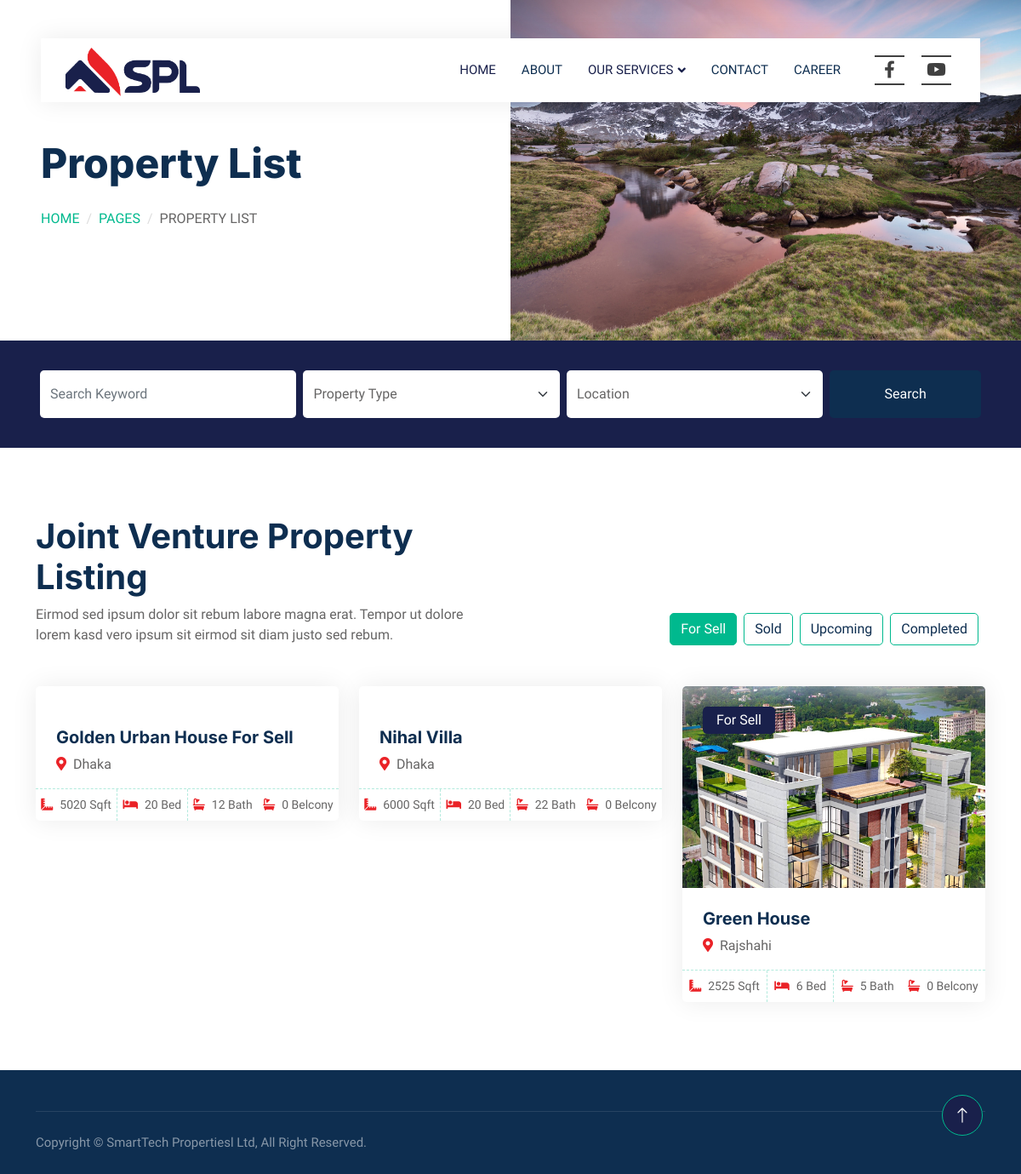
Screenshot of /join_p/ with the database file from the repository.
### properties/models.py (models this page shows, shortened)
class PropertyHeaderImage(models.Model):
    image = models.ImageField(upload_to='header_images/', null=True, blank=True)

class Property(models.Model):
    PROPERTY_TYPES = [
        ('sell', 'For Sell'),
        ('sold', 'Sold'),
        ('upcoming', 'Upcoming'),
        ('completed', 'Completed'),
    ]
    title = models.CharField(max_length=100)
    category = models.CharField(choices=CATEGORY_CHOICES, default='J', max_length=2)
    property_type = models.CharField(max_length=10, choices=PROPERTY_TYPES, default='sell')
    location = models.CharField(max_length=255)
    image = models.ImageField(upload_to='property_images/',default="No Image Set")
    size_sqft = models.IntegerField()
    bedrooms = models.IntegerField()
    bathrooms = models.IntegerField()
    belcony = models.IntegerField(default=0)

### properties/views.py (the view)
# urls.py: path('join_p/',views.join_p,name="join_p"),
def join_p(request):
    header_image = PropertyHeaderImage.objects.first()  # Assuming you have only one header image
    j_properties=Property.objects.filter(category='J').order_by('id')
    for_sell_properties = j_properties.filter(property_type='sell')[:6]
    additional_sell_properties = j_properties.filter(property_type='sell')[6:]
    sold_properties = j_properties.filter(property_type='sold')[:6]
    additional_sold_properties = j_properties.filter(property_type='sold')[6:]
    upcoming_properties = j_properties.filter(property_type='upcoming')[:6]
    additional_upcoming_properties = j_properties.filter(property_type='upcoming')[6:]
    completed_properties = j_properties.filter(property_type='completed')[:6]
    additional_completed_properties = j_properties.filter(property_type='completed')[6:]
    context = {
        'j_properties': j_properties,
        'header_image': header_image,
        'for_sell_properties': for_sell_properties,
        'additional_sell_properties': additional_sell_properties,
        'sold_properties': sold_properties,
        'additional_sold_properties': additional_sold_properties,
        'upcoming_properties': upcoming_properties,
        'additional_upcoming_properties': additional_upcoming_properties,
        'completed_properties': completed_properties,
        'additional_completed_properties': additional_completed_properties,
        }
    return render(request, 'properties/join_venture.html',context)

### properties/templates/properties/Join_venture.html (shortened to what this page needs)
{% extends "properties/base.html" %}
{% block body %}
{% load static %}
<div class="container-fluid header bg-white p-0">
    <div class="row g-0 align-items-center flex-column-reverse flex-md-row">
        <div class="col-md-6 p-5 mt-lg-5">
            <h1 class="display-5 animated fadeIn mb-4">Property List</h1>
            <nav aria-label="breadcrumb animated fadeIn">
                <ol class="breadcrumb text-uppercase">
                    <li class="breadcrumb-item"><a href="#">Home</a></li>
                    <li class="breadcrumb-item"><a href="#">Pages</a></li>
                    <li class="breadcrumb-item text-body active" aria-current="page">Property List</li>
                </ol>
            </nav>
        </div>
        <div class="col-md-6 animated fadeIn">
            {% if header_image %}
                <img class="img-fluid" src="{{ header_image.image.url }}" alt="">
            {% else %}
                <img class="img-fluid" src="{% static 'img/default_header.jpg' %}" alt="Default Header Image">
            {% endif %}
        </div>
    </div>
</div>
<div class="container-fluid bg-primary mb-5 wow fadeIn" data-wow-delay="0.1s" style="padding: 35px;">
    <div class="container">
        <div class="row g-2">
            <div class="col-md-10">
                <div class="row g-2">
                    <div class="col-md-4">
                        <input type="text" class="form-control border-0 py-3" placeholder="Search Keyword">
                    </div>
                    <div class="col-md-4">
                        <select class="form-select border-0 py-3">
                            <option selected>Property Type</option>
                        </select>
                    </div>
                    <div class="col-md-4">
                        <select class="form-select border-0 py-3">
                            <option selected>Location</option>
                        </select>
                    </div>
                </div>
            </div>
            <div class="col-md-2">
                <button class="btn btn-dark border-0 w-100 py-3">Search</button>
            </div>
        </div>
    </div>
</div>
<div class="container-xxl py-5">
    <div class="container">
        <div class="row g-0 gx-5 align-items-end">
            <div class="col-lg-6">
                <div class="text-start mx-auto mb-5 wow slideInLeft" data-wow-delay="0.1s">
                    <h1 class="mb3">Joint Venture Property Listing</h1>
                    <p>Eirmod sed ipsum dolor sit rebum labore magna erat. Tempor ut dolore lorem kasd vero ipsum sit eirmod sit diam justo sed rebum.</p>
                </div>
            </div>
            <div class="col-lg-6 text-start text-lg-end wow slideInRight" data-wow-delay="0.1s">
                <ul class="nav nav-pills d-inline-flex justify-content-end mb-5">
                    <li class="nav-item me-2">
                        <a class="btn btn-outline-primary active" data-bs-toggle="pill" href="#tab-1">For Sell</a>
                    </li>
                    <li class="nav-item me-2">
                        <a class="btn btn-outline-primary" data-bs-toggle="pill" href="#tab-2">Sold</a>
                    </li>
                    <li class="nav-item me-2">
                        <a class="btn btn-outline-primary" data-bs-toggle="pill" href="#tab-3">Upcoming</a>
                    </li>
                    <li class="nav-item me-2">
                        <a class="btn btn-outline-primary" data-bs-toggle="pill" href="#tab-4">Completed</a>
                    </li>
                </ul>
            </div>
        </div>
        <div class="tab-content">
            <div id="tab-1" class="tab-pane fade show p-0 active">
                <div class="row g-4" id="property-list">
                    {% for property in for_sell_properties %}
                    <div class="col-lg-4 col-md-6 wow fadeInUp" data-wow-delay="0.1s">
                        <div class="property-item rounded overflow-hidden">
                            <div class="position-relative overflow-hidden">
                                <a href="{% url 'property_detail' property.id %}">
                                    <img class="img-fluid" src="{{ property.image.url }}" alt="">
                                </a>
                                <div class="bg-primary rounded text-white position-absolute start-0 top-0 m-4 py-1 px-3">
                                    For Sell
                                </div>
                            </div>
                            <div class="p-4 pb-0">
                                <a class="d-block h5 mb-2" href="{% url 'property_detail' property.id %}">{{ property.title }}</a>
                                <p><i class="fa fa-map-marker-alt text-primary me-2"></i>{{ property.location }}</p>
                            </div>
                            <div class="d-flex border-top">
                                <small class="flex-fill text-center border-end py-2"><i class="fa fa-ruler-combined text-primary me-2"></i>{{ property.size_sqft }} Sqft</small>
                                <small class="flex-fill text-center border-end py-2"><i class="fa fa-bed text-primary me-2"></i>{{ property.bedrooms }} Bed</small>
                                <small class="flex-fill text-center py-2"><i class="fa fa-bath text-primary me-2"></i>{{ property.bathrooms }} Bath</small>
                                <small class="flex-fill text-center py-2"><i class="fa fa-bath text-primary me-2"></i>{{ property.belcony }} Belcony</small>
                            </div>
                        </div>
                    </div>
                    {% endfor %}
                </div>
            </div>
        </div>
    </div>
</div>
{% endblock %}

### properties/static/css/style.css (style rules this page uses)
:root { --primary: #19204B; --secondary: #FF6922; --light: #EFFDF5; --dark: #0E2E50; }
.btn { transition: .5s; }
@media (min-width: 992px) { .header { margin-top: -120px; } }
.breadcrumb-item + .breadcrumb-item::before { color: #DDDDDD; }
.nav-pills .nav-item .btn { color: var(--dark); }
.nav-pills .nav-item .btn:hover, .nav-pills .nav-item .btn.active { color: #FFFFFF; }
.property-item { box-shadow: 0 0 30px rgba(0, 0, 0, .08); }
.property-item img { transition: .5s; }
.property-item .border-top { border-top: 1px dashed rgba(0, 185, 142, .3) !important; }
.property-item .border-end { border-right: 1px dashed rgba(0, 185, 142, .3) !important; }

### properties/templates/properties/base.html (style rules this page uses)
:root { --facebook-color: #3b5998; --youtube-color: #ff0000; --icon-color: #404040; }

### rows the page displays
PropertyHeaderImage: image (picture)
Property: title "Golden Urban House For Sell", location "Dhaka", size_sqft "5020", bedrooms "20", bathrooms "12", belcony "0"
Property: title "Nihal Villa", location "Dhaka", size_sqft "6000", bedrooms "20", bathrooms "22", belcony "0"
Property: image (picture), title "Green House", location "Rajshahi", size_sqft "2525", bedrooms "6", bathrooms "5", belcony "0"
